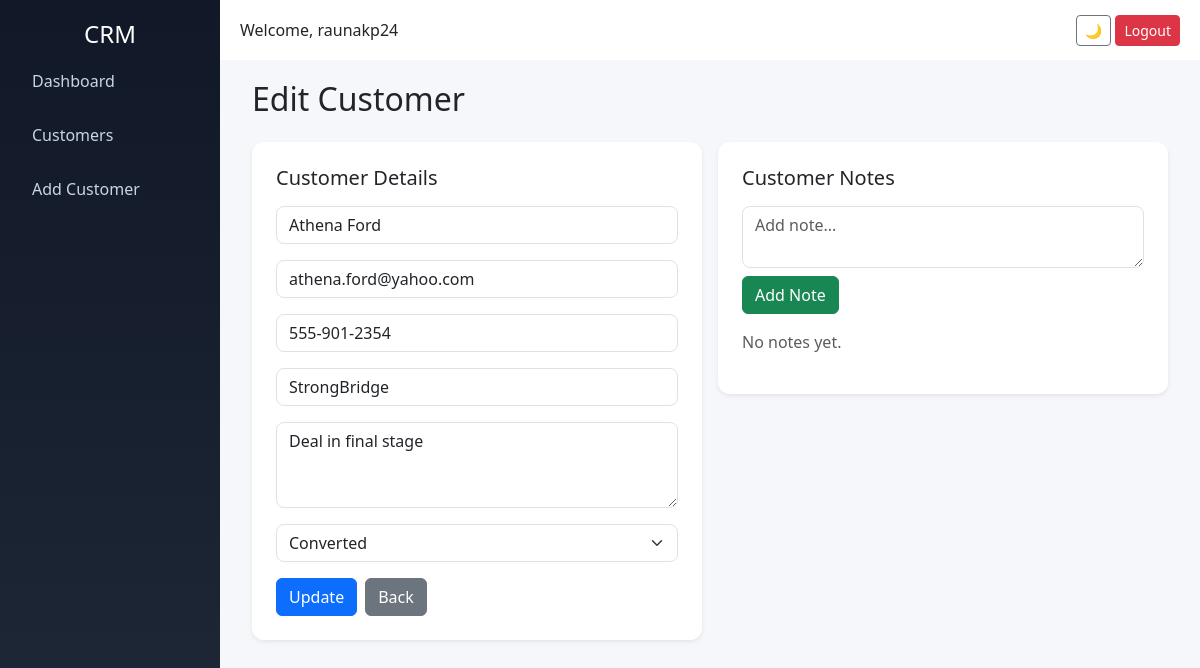
Screenshot of /edit_customer/108 (signed in) with the database file from the repository.
### tables this page shows
CREATE TABLE customers (
            id INTEGER PRIMARY KEY AUTOINCREMENT,
            name TEXT,
            email TEXT,
            phone TEXT,
            company TEXT,
            notes TEXT,
            status TEXT
        );

### app.py (the view, shortened to what this page needs)
@app.route('/edit_customer/<int:id>', methods=['GET', 'POST'])
@login_required
def edit_customer(id):
    conn = get_db_connection()
    customer = conn.execute(
        'SELECT * FROM customers WHERE id=?', (id,)
    ).fetchone()
    notes = conn.execute(
        'SELECT * FROM notes WHERE customer_id=? ORDER BY created_at DESC',
        (id,)
    ).fetchall()
    conn.close()
    return render_template('edit_customer.html', customer=customer, notes=notes)

### app.py (called while the page is built)
def login_required(f):
    @wraps(f)
    def wrapper(*args, **kwargs):
        if 'user' not in session:
            return redirect('/login')
        return f(*args, **kwargs)
    return wrapper

def get_db_connection():
    conn = sqlite3.connect('database.db')
    conn.row_factory = sqlite3.Row
    return conn

### templates/edit_customer.html (shortened to what this page needs)
{% extends 'base.html' %}
{% block content %}
<div class="container-fluid">
    <h2 class="mb-4">Edit Customer</h2>
    <div class="row g-3">
        <div class="col-md-6">
            <div class="card p-4 shadow-sm" style="border-radius: 12px;">
                <h5 class="mb-3">Customer Details</h5>
                <form method="POST">
                    <div class="mb-3">
                        <input type="text" name="name" class="form-control"
                               value="{{ customer['name'] }}" placeholder="Name" required>
                    </div>
                    <div class="mb-3">
                        <input type="email" name="email" class="form-control"
                               value="{{ customer['email'] }}" placeholder="Email" required>
                    </div>
                    <div class="mb-3">
                        <input type="text" name="phone" class="form-control"
                               value="{{ customer['phone'] }}" placeholder="Phone">
                    </div>
                    <div class="mb-3">
                        <input type="text" name="company" class="form-control"
                               value="{{ customer['company'] }}" placeholder="Company">
                    </div>
                    <div class="mb-3">
                        <textarea name="notes" class="form-control" rows="3"
                                  placeholder="Notes">{{ customer['notes'] }}</textarea>
                    </div>
                    <div class="mb-3">
                        <select name="status" class="form-select">
                            <option value="Converted" {% if customer['status'] == 'Converted' %}selected{% endif %}>Converted</option>
                        </select>
                    </div>
                    <div class="d-flex gap-2">
                        <button class="btn btn-primary">Update</button>
                        <a href="/customers" class="btn btn-secondary">Back</a>
                    </div>
                </form>
            </div>
        </div>
        <div class="col-md-6">
            <div class="card p-4 shadow-sm" style="border-radius: 12px;">
                <h5 class="mb-3">Customer Notes</h5>
                <form method="POST" action="/add_note/{{ customer['id'] }}">
                    <textarea name="content" class="form-control mb-2"
                              placeholder="Add note..." rows="2"></textarea>
                    <button class="btn btn-success mb-3">Add Note</button>
                </form>
                {% if notes %}
                    <div class="list-group">
                        {% for note in notes %}
                            <div class="list-group-item">
                                <div>{{ note['content'] }}</div>
                                <small class="text-muted">{{ note['created_at'] }}</small>
                            </div>
                        {% endfor %}
                    </div>
                {% else %}
                    <p class="text-muted">No notes yet.</p>
                {% endif %}
            </div>
        </div>
    </div>
</div>
{% endblock %}

### templates/base.html (style rules this page uses)
* { transition: all 0.2s ease-in-out; }
body { margin: 0; font-family: 'Segoe UI', sans-serif; background: #f5f7fb; }
.card { border-radius: 12px; border: none; box-shadow: 0 6px 15px rgba(0,0,0,0.05); }
.card { border-radius: 12px; }
.form-control, .form-select { border-radius: 8px; }

### rows the page displays
customers: name "Athena Ford", email "athena.ford@yahoo.com", phone "555-901-2354", company "StrongBridge", notes "Deal in final stage", status "Converted"

### other values shown
{{ session.get('user') }} "raunakp24"
